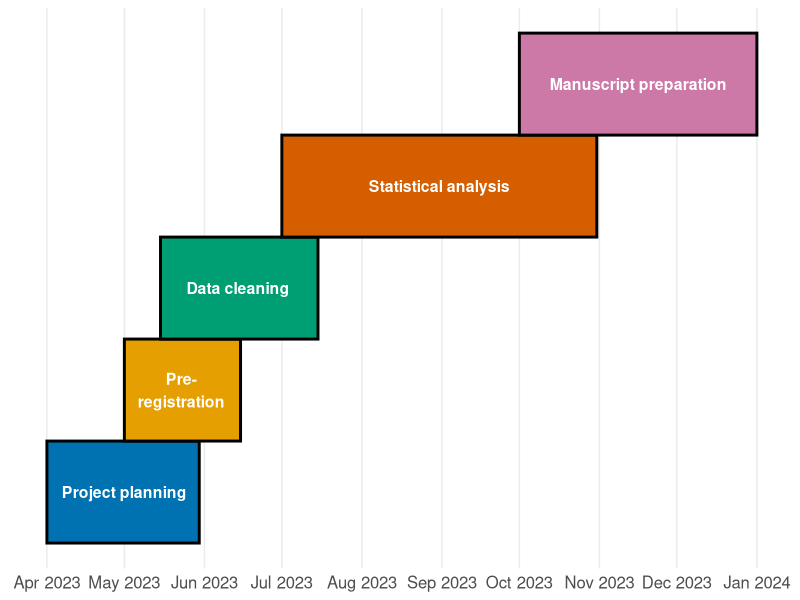

Write the R code that produced this figure.
## ---- chunk 1
knitr::opts_chunk$set(echo = FALSE, message = FALSE)
## ---- chunk 2

library(tidyverse)

# Create data frame for Gantt chart
tasks <- c("Project planning", "Pre-\nregistration","Data cleaning", "Statistical analysis", "Manuscript preparation")
start_date <- c("2023-04-01", "2023-05-01", "2023-05-15", "2023-07-01", "2023-10-01")
end_date <- c("2023-05-30","2023-06-15", "2023-07-15", "2023-10-31", "2024-01-01")
offset <- seq(1/length(tasks), 1, length.out = length(tasks))

df <- data.frame(tasks, start_date, end_date)
df$start_date <- as.Date(df$start_date)
df$end_date <- as.Date(df$end_date)

# Set colors for chart
colors <- c("#0072B2", "#E69F00", "#009E73", "#D55E00", "#CC79A7")



# Create Gantt chart
ggplot(df, aes(xmin = start_date, xmax = end_date,  
               ymin = offset, ymax = offset + 1/length(tasks), 
               fill = fct_inorder(tasks))) +
  geom_rect(linewidth = 1, color = "black") +
  geom_text(aes(x = start_date + (end_date - start_date)/2, y = offset + 0.5/length(tasks), 
                label = tasks), size = 4, fontface = "bold", color = "white") +
  scale_fill_manual(values = colors) +
  scale_x_date(date_breaks = "1 month", date_labels = "%b %Y") +
  theme_minimal() +
  theme(panel.grid.major.y = element_blank(),
        panel.grid.minor.y = element_blank(),
        panel.grid.minor.x = element_blank(),
        axis.text.x = element_text(size = 12),
        axis.text.y = element_blank(),
        axis.ticks.y = element_blank(),
        plot.title = element_text(hjust = 0.5, size = 16),
        legend.position = "none") +
  labs(fill = "Tasks", x = NULL, y = NULL)
